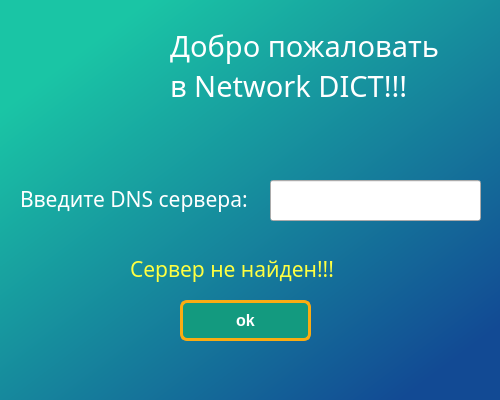
<?xml version="1.0" encoding="UTF-8"?>
<ui version="4.0">
 <class>Form</class>
 <widget class="QWidget" name="Form">
  <property name="geometry">
   <rect>
    <x>0</x>
    <y>0</y>
    <width>500</width>
    <height>400</height>
   </rect>
  </property>
  <property name="sizePolicy">
   <sizepolicy hsizetype="Fixed" vsizetype="Fixed">
    <horstretch>0</horstretch>
    <verstretch>0</verstretch>
   </sizepolicy>
  </property>
  <property name="minimumSize">
   <size>
    <width>500</width>
    <height>400</height>
   </size>
  </property>
  <property name="maximumSize">
   <size>
    <width>500</width>
    <height>400</height>
   </size>
  </property>
  <property name="font">
   <font>
    <pointsize>16</pointsize>
   </font>
  </property>
  <property name="windowTitle">
   <string notr="true">Network DICT</string>
  </property>
  <property name="windowIcon">
   <iconset resource="../images/srce.qrc">
    <normaloff>:/newPrefix/logo.jpg</normaloff>:/newPrefix/logo.jpg</iconset>
  </property>
  <property name="styleSheet">
   <string notr="true">#Form{
	  border-radius: 7px;
	

	background-color: qlineargradient(spread:pad, x1:0.91, y1:0.897909, x2:0.175, y2:0.113636, stop:0 rgba(18, 74, 148, 255), stop:1 rgba(26, 197, 165, 255));
}
QPushButton{
 color: rgb(255, 255, 255);
  font-size: 16px;
  font-weight: 700;
  padding: .25em .5em;
  outline: none;
  border: 3px solid rgb(250,172,17);
  border-radius: 7px;
 
	background-color: rgb(19, 154, 127);

}</string>
  </property>
  <widget class="QLabel" name="label">
   <property name="geometry">
    <rect>
     <x>170</x>
     <y>30</y>
     <width>271</width>
     <height>71</height>
    </rect>
   </property>
   <property name="font">
    <font>
     <family>MV Boli</family>
     <pointsize>22</pointsize>
     <weight>50</weight>
     <italic>false</italic>
     <bold>false</bold>
    </font>
   </property>
   <property name="styleSheet">
    <string notr="true">color: rgb(255, 255, 255);
font: 22pt &quot;MV Boli&quot;;
</string>
   </property>
   <property name="text">
    <string>Добро пожаловать
в Network DICT!!!</string>
   </property>
  </widget>
  <widget class="QPushButton" name="pushButton">
   <property name="geometry">
    <rect>
     <x>180</x>
     <y>300</y>
     <width>131</width>
     <height>41</height>
    </rect>
   </property>
   <property name="font">
    <font>
     <pointsize>-1</pointsize>
     <weight>87</weight>
     <bold>true</bold>
    </font>
   </property>
   <property name="styleSheet">
    <string notr="true"/>
   </property>
   <property name="text">
    <string>ok</string>
   </property>
  </widget>
  <widget class="QLabel" name="label_3">
   <property name="geometry">
    <rect>
     <x>10</x>
     <y>10</y>
     <width>141</width>
     <height>131</height>
    </rect>
   </property>
   <property name="text">
    <string/>
   </property>
   <property name="pixmap">
    <pixmap resource="../images/srce.qrc">:/newPrefix/logo.jpg</pixmap>
   </property>
   <property name="scaledContents">
    <bool>true</bool>
   </property>
  </widget>
  <widget class="QLabel" name="warningMsg">
   <property name="geometry">
    <rect>
     <x>130</x>
     <y>230</y>
     <width>231</width>
     <height>78</height>
    </rect>
   </property>
   <property name="font">
    <font>
     <family>MV Boli</family>
     <pointsize>16</pointsize>
     <weight>50</weight>
     <italic>false</italic>
     <bold>false</bold>
    </font>
   </property>
   <property name="styleSheet">
    <string notr="true">color: rgb(255, 255, 65);
font: 16pt &quot;MV Boli&quot;;
</string>
   </property>
   <property name="text">
    <string>Сервер не найден!!!</string>
   </property>
  </widget>
  <widget class="QLabel" name="label_2">
   <property name="geometry">
    <rect>
     <x>20</x>
     <y>160</y>
     <width>231</width>
     <height>78</height>
    </rect>
   </property>
   <property name="font">
    <font>
     <family>MV Boli</family>
     <pointsize>16</pointsize>
     <weight>50</weight>
     <italic>false</italic>
     <bold>false</bold>
    </font>
   </property>
   <property name="styleSheet">
    <string notr="true">color: rgb(255, 255, 255);
font: 16pt &quot;MV Boli&quot;;
</string>
   </property>
   <property name="text">
    <string>Введите DNS сервера:</string>
   </property>
  </widget>
  <widget class="QLineEdit" name="lineEdit">
   <property name="geometry">
    <rect>
     <x>270</x>
     <y>180</y>
     <width>211</width>
     <height>41</height>
    </rect>
   </property>
   <property name="font">
    <font>
     <pointsize>16</pointsize>
    </font>
   </property>
   <property name="cursorMoveStyle">
    <enum>Qt::VisualMoveStyle</enum>
   </property>
   <property name="clearButtonEnabled">
    <bool>true</bool>
   </property>
  </widget>
 </widget>
 <resources>
  <include location="../images/srce.qrc"/>
 </resources>
 <connections/>
</ui>
